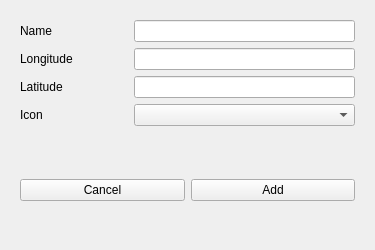
<?xml version="1.0" encoding="UTF-8"?>
<ui version="4.0">
 <class>add_waypoint</class>
 <widget class="QWidget" name="add_waypoint">
  <property name="geometry">
   <rect>
    <x>0</x>
    <y>0</y>
    <width>375</width>
    <height>250</height>
   </rect>
  </property>
  <property name="minimumSize">
   <size>
    <width>375</width>
    <height>250</height>
   </size>
  </property>
  <property name="maximumSize">
   <size>
    <width>375</width>
    <height>250</height>
   </size>
  </property>
  <property name="windowTitle">
   <string>Add waypoint</string>
  </property>
  <layout class="QGridLayout" name="gridLayout">
   <item row="1" column="0">
    <widget class="QFrame" name="frame_3">
     <property name="frameShape">
      <enum>QFrame::NoFrame</enum>
     </property>
     <property name="frameShadow">
      <enum>QFrame::Raised</enum>
     </property>
     <layout class="QHBoxLayout" name="horizontalLayout">
      <item>
       <widget class="QPushButton" name="pushButton_2">
        <property name="text">
         <string>Cancel</string>
        </property>
       </widget>
      </item>
      <item>
       <widget class="QPushButton" name="pushButton">
        <property name="text">
         <string>Add</string>
        </property>
       </widget>
      </item>
     </layout>
    </widget>
   </item>
   <item row="0" column="0">
    <widget class="QFrame" name="frame_2">
     <property name="frameShape">
      <enum>QFrame::NoFrame</enum>
     </property>
     <property name="frameShadow">
      <enum>QFrame::Raised</enum>
     </property>
     <layout class="QGridLayout" name="gridLayout_2">
      <item row="3" column="1" colspan="2">
       <widget class="QLineEdit" name="lineEdit_3"/>
      </item>
      <item row="6" column="1" colspan="2">
       <widget class="QComboBox" name="comboBox"/>
      </item>
      <item row="0" column="0">
       <widget class="QLabel" name="label">
        <property name="text">
         <string>Name</string>
        </property>
       </widget>
      </item>
      <item row="0" column="1" colspan="2">
       <widget class="QLineEdit" name="lineEdit"/>
      </item>
      <item row="3" column="0">
       <widget class="QLabel" name="label_3">
        <property name="text">
         <string>Latitude</string>
        </property>
       </widget>
      </item>
      <item row="2" column="0">
       <widget class="QLabel" name="label_2">
        <property name="text">
         <string>Longitude</string>
        </property>
       </widget>
      </item>
      <item row="6" column="0">
       <widget class="QLabel" name="label_4">
        <property name="text">
         <string>Icon</string>
        </property>
       </widget>
      </item>
      <item row="2" column="1" colspan="2">
       <widget class="QLineEdit" name="lineEdit_4"/>
      </item>
     </layout>
    </widget>
   </item>
  </layout>
 </widget>
 <resources/>
 <connections/>
</ui>
